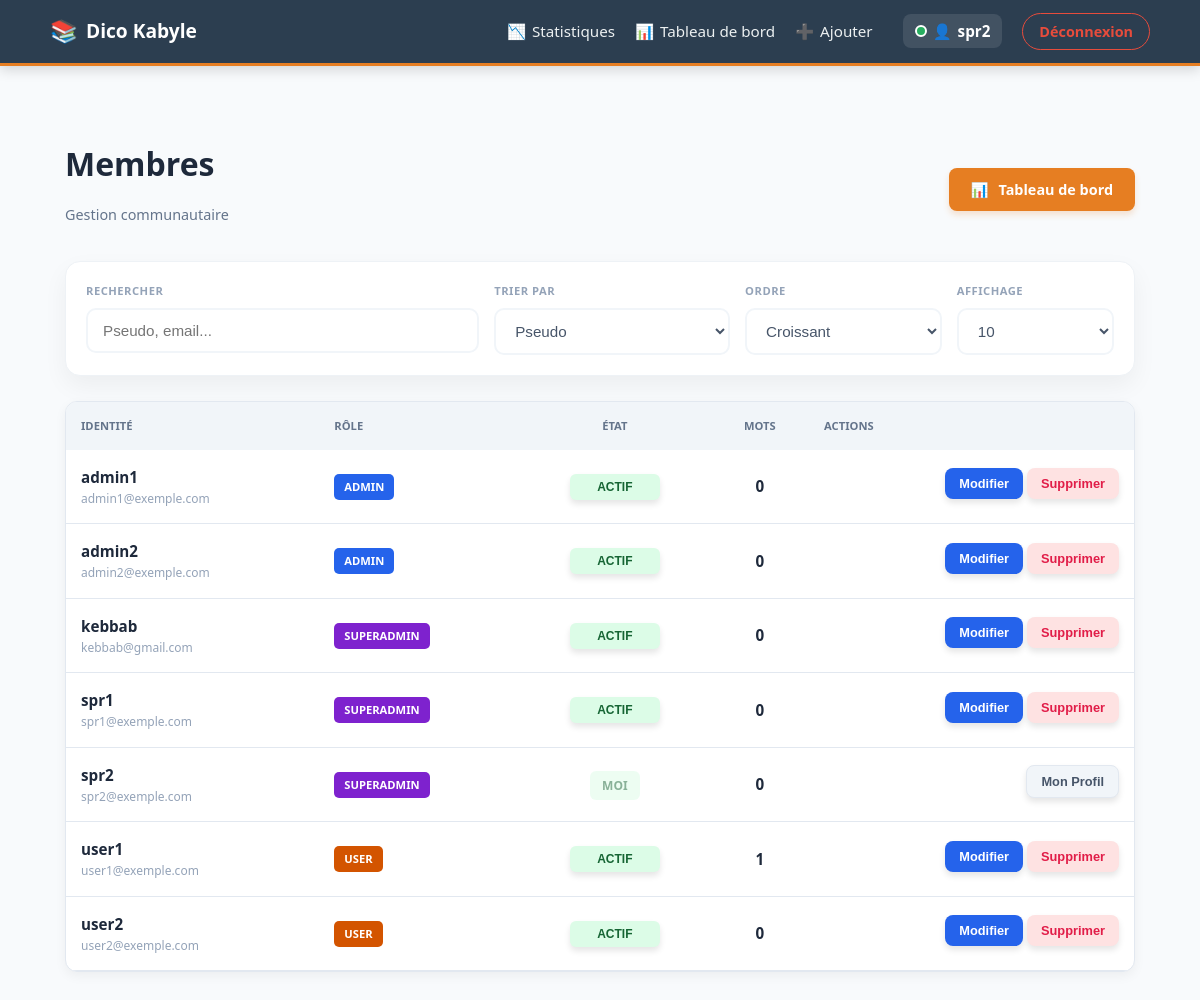
The app's page /manage_users.php (signed in) with its own data.
### tables this page shows
CREATE TABLE users (id INTEGER PRIMARY KEY AUTOINCREMENT, username TEXT NOT NULL UNIQUE, password TEXT NOT NULL, role TEXT NOT NULL DEFAULT 'user', prenom TEXT, nom TEXT, email TEXT UNIQUE, created_at DATETIME, updated_at DATETIME, last_seen DATETIME, is_active INTEGER DEFAULT 0);

### src/Auth.php (called while the page is built, shortened)
<?php
class Auth {
    public static function getUserId() {
        return $_SESSION['user_id'] ?? null;
    }
}

### public/manage_users.php (the view, shortened to what this page needs)
<?php
require_once __DIR__ . '/../src/Auth.php';
$engine = new RhymeEngine();
$db = $engine->getPDO();
$q      = trim($_GET['q'] ?? '');
$sort   = $_GET['sort'] ?? 'username';
$order  = (isset($_GET['order']) && strtoupper($_GET['order']) === 'DESC') ? 'DESC' : 'ASC';
$limit  = $_GET['limit'] ?? '10';
$queryStr = "SELECT u.*, (SELECT COUNT(*) FROM rimes WHERE auteur_id = u.id) as total_rimes FROM users u WHERE 1=1";
$sqlParams = [];
$queryStr .= " ORDER BY $sort $order";
if ($limit !== 'all') {
    $queryStr .= " LIMIT " . (int)$limit;
}
$stmt = $db->prepare($queryStr);
$stmt->execute($sqlParams);
$users = $stmt->fetchAll(PDO::FETCH_ASSOC);
?>
<!DOCTYPE html>
<html lang="fr">
<head>
    <link rel="stylesheet" href="css/style.css">
</head>
<body>
    <?php include __DIR__ . '/../src/views/navbar.php'; ?>
    <div class="container">
        <header class="admin-header">
            <div>
                <h1 style="font-weight: 900; color: #1e293b; font-size: 2rem; margin:0;">Membres</h1>
                <p style="color: #64748b; font-size: 0.9rem;">Gestion communautaire</p>
            </div>
            <a href="admin.php" class="btn-dashboard-orange">
                <span>📊</span> <span class="hide-mobile">Tableau de bord</span>
            </a>
        </header>
        <form method="GET" class="filter-row">
            <div>
                <label>Rechercher</label>
                <input type="text" name="q" placeholder="Pseudo, email..." value="<?= htmlspecialchars($q) ?>">
            </div>
            <div>
                <label>Trier par</label>
                <select name="sort" onchange="this.form.submit()">
                    <option value="username" <?= $sort == 'username' ? 'selected' : '' ?>>Pseudo</option>
                </select>
            </div>
            <div>
                <label>Ordre</label>
                <select name="order" onchange="this.form.submit()">
                    <option value="ASC" <?= $order == 'ASC' ? 'selected' : '' ?>>Croissant</option>
                </select>
            </div>
            <div>
                <label>Affichage</label>
                <select name="limit" onchange="this.form.submit()">
                    <option value="10" <?= $limit == '10' ? 'selected' : '' ?>>10</option>
                </select>
            </div>
        </form>
        <div class="table-wrapper">
            <table class="styled-table">
                <thead>
                    <tr>
                        <th>Identité</th>
                        <th>Rôle</th>
                        <th style="text-align: center;">État</th>
                        <th style="text-align: center;">Mots</th>
                        <th class="actions-cell">Actions</th>
                    </tr>
                </thead>
                <tbody>
                    <?php if (empty($users)): ?>
                        <tr><td colspan="5" style="text-align:center; padding: 30px;">Aucun membre trouvé.</td></tr>
                    <?php else: ?>
                        <?php foreach ($users as $u):
                            $isMe = ($u['id'] == Auth::getUserId());
                            $roleClass = 'role-' . strtolower($u['role']);
                        ?>
                        <tr>
                            <td data-label="Identité">
                                <div style="font-weight: 900;"><?= htmlspecialchars($u['username']) ?></div>
                                <div style="font-size: 0.75rem; color: #94a3b8;"><?= htmlspecialchars($u['email']) ?></div>
                            </td>
                            <td data-label="Rôle"><span class="role-badge <?= $roleClass ?>"><?= $u['role'] ?></span></td>
                            <td data-label="État" style="text-align: center;">
                                <?php if (!$isMe): ?>
                                    <button class="status-toggle <?= ($u['is_active'] == 1) ? 'status-on' : 'status-off' ?>"
                                            onclick="openModal('toggle', '<?= $u['id'] ?>', '<?= htmlspecialchars($u['username']) ?>', <?= $u['is_active'] ?>)">
                                        <?= ($u['is_active'] == 1) ? 'ACTIF' : 'SUSPENDU' ?>
                                    </button>
                                <?php else: ?>
                                    <span class="status-toggle status-on" style="opacity: 0.5;">MOI</span>
                                <?php endif; ?>
                            </td>
                            <td data-label="Mots" style="text-align: center; font-weight: 900;"><?= $u['total_rimes'] ?></td>
                            <td class="actions-cell">
                                <?php if (!$isMe): ?>
                                    <button class="btn-action btn-edit" onclick="openModal('edit', '<?= $u['id'] ?>', '<?= htmlspecialchars($u['username']) ?>')">Modifier</button>
                                    <button class="btn-action btn-delete" onclick="openModal('delete', '<?= $u['id'] ?>', '<?= htmlspecialchars($u['username']) ?>')">Supprimer</button>
                                <?php else: ?>
                                    <button class="btn-action btn-me" onclick="openModal('profile', '<?= $u['id'] ?>', '<?= htmlspecialchars($u['username']) ?>')">Mon Profil</button>
                                <?php endif; ?>
                            </td>
                        </tr>
                        <?php endforeach; ?>
                    <?php endif; ?>
                </tbody>
            </table>
        </div>
    </div>
</body>
</html>

### public/css/style.css (style rules this page uses)
:root { --primary-color: #2c3e50; --accent-color: #e67e22; --bg-color: #ecf0f1; --white: #ffffff; --border-color: #dcdde1; --text-muted: #7f8c8d; --success-color: #27ae60; --error-color: #e74c3c; --shadow: 0 4px 6px rgba(0, 0, 0, 0.1); --transition: all 0.3s ease; }
body { font-family: 'Segoe UI', Tahoma, Geneva, Verdana, sans-serif; background-color: var(--bg-color); color: var(--primary-color); margin: 0; line-height: 1.6; }
.container { max-width: 1100px; margin: 0 auto; padding: 20px; }
button, .btn-primary, .btn-add, .btn-pdf, .btn-submit { padding: 12px 25px; background: var(--accent-color); color: white; border: none; border-radius: 25px; cursor: pointer; font-weight: bold; box-shadow: var(--shadow); transition: var(--transition); text-decoration: none; display: inline-block; text-align: center; font-size: 1rem; }
input[type="text"], input[type="password"], input[type="email"], select, textarea { width: 100%; padding: 12px 15px; border: 1px solid var(--border-color); border-radius: 8px; box-sizing: border-box; font-size: 1rem; background-color: var(--white); transition: border-color 0.2s; }

### public/manage_users.php (style rules this page uses)
body { background: #f8fafc; color: #1e293b; font-size: 0.95rem; margin: 0; padding-bottom: 50px; }
.admin-header { display: flex; justify-content: space-between; align-items: center; margin: 20px 0; padding: 0 15px; flex-wrap: wrap; gap: 15px; }
.btn-dashboard-orange { background: #e67e22 !important; color: white !important; padding: 10px 22px; border-radius: 8px; text-decoration: none; font-weight: 800; font-size: 0.9rem; display: flex; align-items: center; gap: 10px; box-shadow: 0 4px 6px rgba(230, 126, 34, 0.2); transition: 0.3s; }
.filter-row { display: grid; grid-template-columns: 2fr 1.2fr 1fr 0.8fr; gap: 15px; background: white; padding: 20px; border-radius: 15px; box-shadow: 0 10px 25px rgba(0,0,0,0.05); margin: 0 15px 25px 15px; border: 1px solid #eef2f6; }
.filter-row label { display: block; font-size: 0.7rem; font-weight: 800; color: #94a3b8; text-transform: uppercase; margin-bottom: 8px; letter-spacing: 0.5px; }
.filter-row select, .filter-row input { width: 100%; padding: 12px 15px; border: 2px solid #f1f5f9; border-radius: 10px; font-size: 0.95rem; color: #475569; background: #fff; box-sizing: border-box; }
.table-wrapper { background: white; border-radius: 12px; box-shadow: 0 4px 12px rgba(0,0,0,0.05); overflow: hidden; border: 1px solid #e2e8f0; margin: 0 15px; }
.styled-table { width: 100%; border-collapse: collapse; }
.styled-table th { background: #f1f5f9; color: #64748b; text-align: left; padding: 15px; font-weight: 800; text-transform: uppercase; font-size: 0.7rem; }
.styled-table td { padding: 15px; vertical-align: middle; border-bottom: 1px solid #e2e8f0; }
.role-badge { padding: 4px 10px; border-radius: 5px; font-weight: 900; font-size: 0.7rem; text-transform: uppercase; color: white !important; display: inline-block; }
.role-superadmin { background: #7e22ce; }
.role-admin { background: #2563eb; }
.role-user { background: #d35400; }
.status-toggle { cursor: pointer; padding: 6px 12px; border-radius: 6px; font-weight: 800; font-size: 0.75rem; border: none; min-width: 90px; }
.status-on { background: #dcfce7; color: #166534; }
.actions-cell { text-align: right; white-space: nowrap; }
.btn-action { padding: 8px 14px; border-radius: 8px; font-weight: 800; text-decoration: none; font-size: 0.8rem; display: inline-block; transition: 0.2s; margin-bottom: 5px; cursor: pointer; border: none; }
.btn-edit { background: #2563eb; color: white !important; }
.btn-delete { background: #fee2e2; color: #e11d48; }
.btn-me { background: #f1f5f9; color: #475569; border: 1px solid #e2e8f0; }

### records on screen
users: username "admin1", email "admin1@exemple.com", role "ADMIN", is_active "ACTIF", total_rimes "0"
users: username "admin2", email "admin2@exemple.com", role "ADMIN", is_active "ACTIF", total_rimes "0"
users: username "kebbab", email "kebbab@gmail.com", role "SUPERADMIN", is_active "ACTIF", total_rimes "0"
users: username "spr1", email "spr1@exemple.com", role "SUPERADMIN", is_active "ACTIF", total_rimes "0"
users: username "spr2", email "spr2@exemple.com", role "SUPERADMIN", shows "MOI", total_rimes "0"
users: username "user1", email "user1@exemple.com", role "USER", is_active "ACTIF", total_rimes "1"
users: username "user2", email "user2@exemple.com", role "USER", is_active "ACTIF", total_rimes "0"

### other values on screen
$_SESSION['username'] "spr2"
